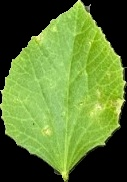
#> input picture data/1.jpg, 127 x 182 px; its folder holds only this picture in this run
$ python -i enhancement.py   (imports and definitions only)
#> lines starting #> are read from the running program, lines starting #| are printed output that depends on the picture
#> further down, picture is the input picture: shape (182, 127, 3); mean B, G, R 51.1, 124, 94
import cv2
import os


def apply_clahe(image, clip_limit=2.0, grid_size=(8, 8)):
    """
    Apply CLAHE enhancement to a BGR image.

    Args:
        image (np.ndarray): BGR image
        clip_limit (float): CLAHE clip limit
        grid_size (tuple): CLAHE grid size

    Returns:
        np.ndarray: CLAHE-enhanced BGR image
    """
#> called with clip_limit = 2, grid_size = (8, 8)
    b, g, r = cv2.split(image)
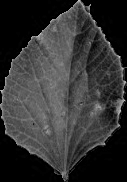
#> b: shape (182, 127); min 0, max 204, mean 51.1
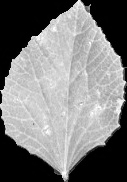
#> g: shape (182, 127); min 0, max 255, mean 124
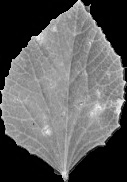
#> r: shape (182, 127); min 0, max 248, mean 94
    clahe = cv2.createCLAHE(clipLimit=clip_limit, tileGridSize=grid_size)

    clahe_b = clahe.apply(b)
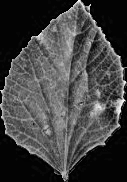
#> clahe_b: shape (182, 127); min 2, max 254, mean 66.5
    clahe_g = clahe.apply(g)
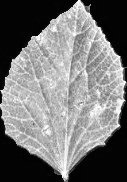
#> clahe_g: shape (182, 127); min 2, max 255, mean 117.2
    clahe_r = clahe.apply(r)
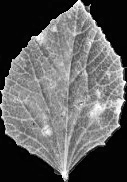
#> clahe_r: shape (182, 127); min 2, max 255, mean 95.3

    clahe_img = cv2.merge([clahe_b, clahe_g, clahe_r])
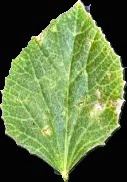
#> clahe_img: shape (182, 127, 3); mean B, G, R 66.5, 117.2, 95.3
    return clahe_img


def batch_apply_clahe(input_dir, output_dir, clip_limit=1.0, grid_size=(1, 1)):
    """
    Applies CLAHE to all .jpg images in a directory and saves them.
    """
    os.makedirs(output_dir, exist_ok=True)

    for filename in os.listdir(input_dir):
        if filename.lower().endswith(".jpg"):
            image_path = os.path.join(input_dir, filename)
            image = cv2.imread(image_path)

            enhanced = apply_clahe(image, clip_limit, grid_size)

            output_filename = f"clahe_{filename}"
            output_path = os.path.join(output_dir, output_filename)
            cv2.imwrite(output_path, enhanced)

    print(f"Processed images saved to: {output_dir}")

>>> import cv2
>>> picture = cv2.imread('../../data/1.jpg')
>>> result = apply_clahe(picture)

$ run again, on data/10.jpg
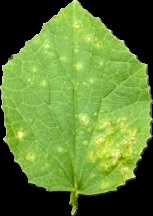
#> input picture data/10.jpg, 153 x 216 px
#> picture is the input picture: shape (216, 153, 3); mean B, G, R 52.5, 127.8, 95.9
#> in apply_clahe, `clahe_r = clahe.apply(r)`:
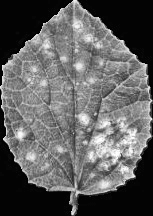
#> clahe_r: shape (216, 153); min 2, max 255, mean 95.1
#> in apply_clahe, `clahe_img = cv2.merge([clahe_b, clahe_g, clahe_r])`:
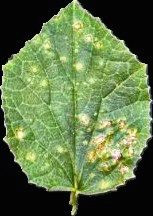
#> clahe_img: shape (216, 153, 3); mean B, G, R 70.8, 116.8, 95.1

$ run again, on data/11.jpg
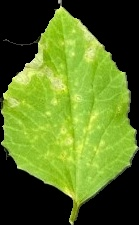
#> input picture data/11.jpg, 139 x 225 px
#> picture is the input picture: shape (225, 139, 3); mean B, G, R 33.9, 113.8, 88.4
#> in apply_clahe, `clahe_r = clahe.apply(r)`:
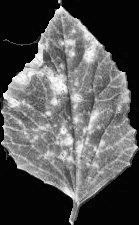
#> clahe_r: shape (225, 139); min 2, max 255, mean 84.9
#> in apply_clahe, `clahe_img = cv2.merge([clahe_b, clahe_g, clahe_r])`:
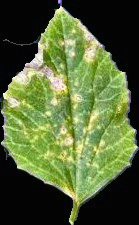
#> clahe_img: shape (225, 139, 3); mean B, G, R 55.7, 100.9, 84.9

$ run again, on data/12.jpg
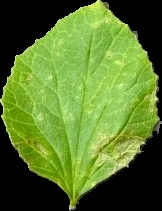
#> input picture data/12.jpg, 162 x 211 px
#> picture is the input picture: shape (211, 162, 3); mean B, G, R 44.1, 118.5, 88.8
#> in apply_clahe, `clahe_img = cv2.merge([clahe_b, clahe_g, clahe_r])`:
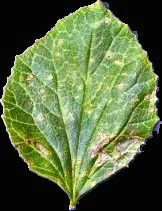
#> clahe_img: shape (211, 162, 3); mean B, G, R 65, 108.4, 90.4
